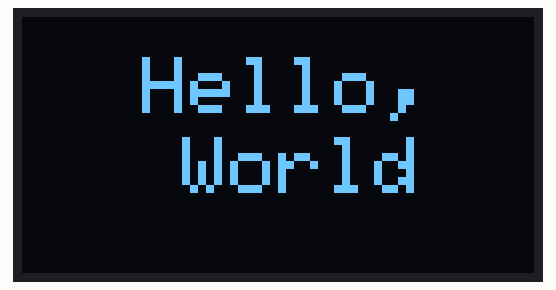
A sketch run on a simulated Arduino Uno, built with avr-gcc and run on an emulated ATmega328P. Shown: 128×64 one-colour display.

Above: at 0.1 s.

The sketch:

ssd1306-oled-hello-world.ino
```cpp
#include <SPI.h>
#include <Wire.h>
#include <Adafruit_GFX.h>
#include <Adafruit_SSD1306.h>

#define LEBAR_LAYAR 128 // OLED display width, in pixels
#define TINGGI_LAYAR 64 // OLED display height, in pixels

// Declaration for an SSD1306 display connected to I2C (SDA, SCL pins)
#define OLED_RESET     -1 // Reset pin # (or -1 if sharing Arduino reset pin)
Adafruit_SSD1306 display(LEBAR_LAYAR,TINGGI_LAYAR, &Wire, OLED_RESET);

void setup() {
  Serial.begin(9600);

  // check oled have alocated well or not
  if(!display.begin(SSD1306_SWITCHCAPVCC, 0x3C)){
  Serial.println(F("SSD1306 allocation failed"));
  for(;;); // in case ssd1306 allocation failed it will stuck ini here
  }

  display.clearDisplay();
  display.setTextSize(2);
  display.setTextColor(SSD1306_WHITE);
  display.setCursor(30,10);
  display.print("Hello,");
  display.setCursor(40,30);
  display.print("World");
  display.display();

}

void loop() {


}
```
